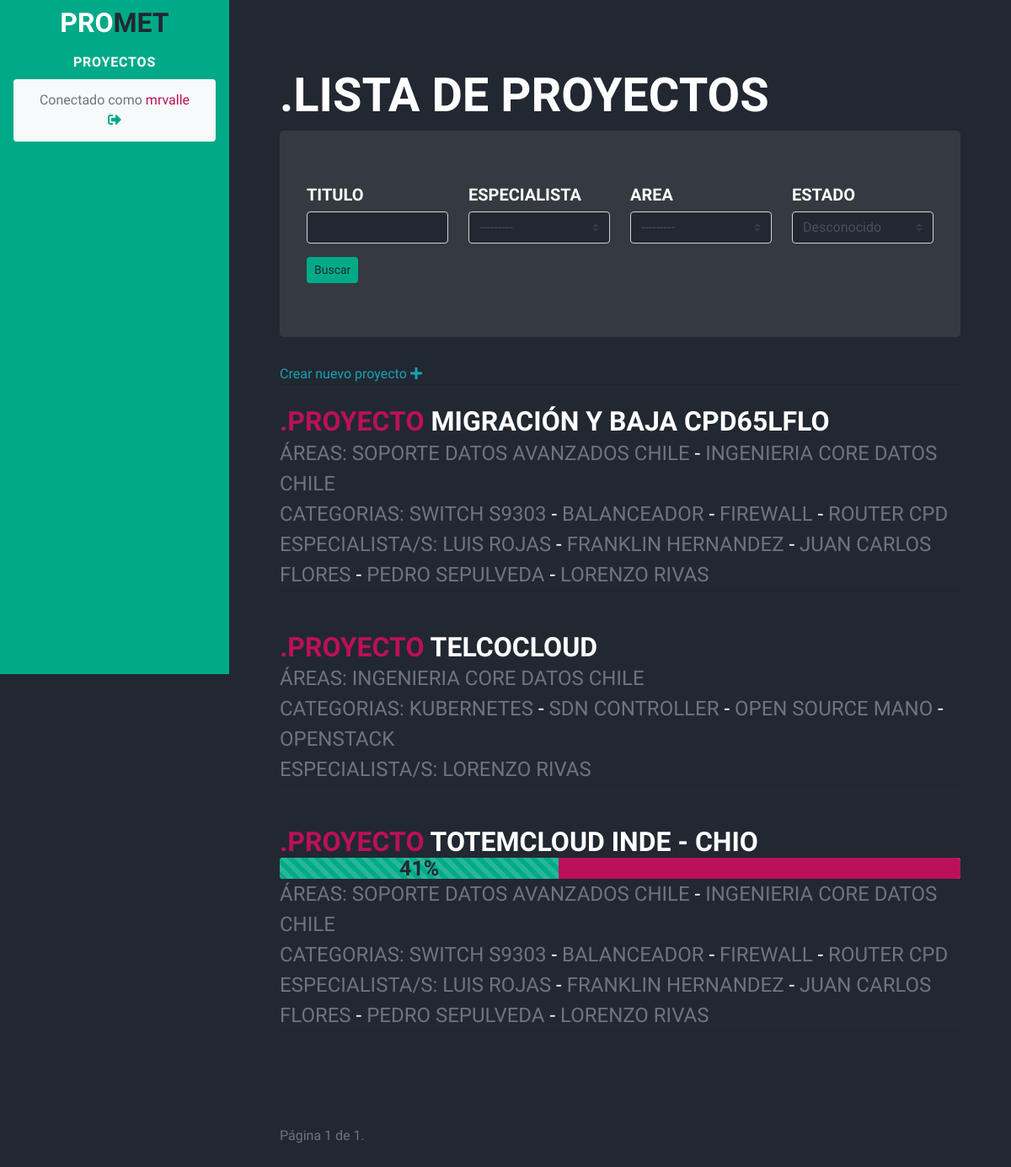
Screenshot of / (signed in) with the database file from the repository.
### application/cmapp/models.py (models this page shows, shortened)
class Collaborator(models.Model):
    user = models.OneToOneField(User, on_delete=models.CASCADE, verbose_name='Nombre')
    country = CountryField(blank_label='(seleccionar país)', verbose_name='País')
    area = models.ForeignKey(Area, on_delete=models.CASCADE, null=True, blank=True)
    def __str__(self):
        return "%s %s" % ( self.user.first_name, self.user.last_name )
    class Meta:
        verbose_name = 'Colaborador'
        verbose_name_plural = 'Colaboradores'
        ordering = ['-id']

class Project(models.Model):
    project_title = models.CharField(max_length=200, unique=True, verbose_name='Titulo')
    slug = AutoSlugField(populate_from='project_title', always_update=True, null=True)
    year = models.IntegerField(null=True)
    area = models.ManyToManyField(Area, verbose_name='Area')
    collaborator = models.ManyToManyField(Collaborator, related_name='Colaborador', verbose_name='Colaboradores')
    category = models.ManyToManyField(Category, related_name='Categoria', verbose_name='Categorías')
    resume = HTMLField()
    pub_date = models.DateTimeField(auto_now_add=True)
    planned_date = models.DateField(null=True, verbose_name='Fecha Planificada')
    done_date = models.DateField(null=True, verbose_name='Fecha de termino Real', blank=True)
    state = models.BooleanField(blank=True, null=True, default=False, verbose_name='Terminando?')
    display_milestone = models.BooleanField(blank=True, null=True, default=False, verbose_name='Mostrar Hitos en Template')
    history = HistoricalRecords()
    class Meta:
        verbose_name = 'Proyecto'
        ordering = ['-id']

class Area(models.Model):
    area_title = models.CharField(max_length=255, verbose_name='Area')
    responsable = models.CharField(max_length=255, verbose_name='Lider Area')
    def __str__(self):
        return self.area_title
    class Meta:
        verbose_name = 'Area'
        verbose_name_plural = 'Areas'
        ordering = ['-id']

class Category(models.Model):
    title = models.CharField(max_length=255)
    slug = AutoSlugField(populate_from='title', always_update=True)
    def __str__(self):
        return self.title
    class Meta:
        verbose_name = 'Categoria'
        ordering = ['-id']

### application/cmapp/views.py (the view)
# urls.py: path('', projects.as_view(), name = 'projects'),
class projects(ListFilteredMixin, ListView):
    model = Project
    template_name = 'project_list.html'
    ordering = ['project_title']
    paginate_by = 10
    filter_set = ProjectFilter
    queryset = Project.objects.annotate(
        todo_done=Round(Count('todo', filter=Q(todo__state=True)) * 100.0 / NullIf(Count('todo'), 0)),
        todo_left=Round(Count('todo', filter=Q(todo__state=False)) * 100.0 / NullIf(Count('todo'), 0)),
    )

### application/cmapp/views.py (called while the page is built)
    def get_filter_set(self):
        if self.filter_set:
            return self.filter_set
        else:
            raise ImproperlyConfigured(
                "ListFilterMixin requires either a definition of "
                "'filter_set' or an implementation of 'get_filter()'")

    def get_filter_set_kwargs(self):
        return {
            'data': self.request.GET,
            'queryset': self.get_base_queryset(),
        }

    def get_base_queryset(self):
        return super(ListFilteredMixin, self).get_queryset()

    def get_constructed_filter(self):
        if getattr(self, 'constructed_filter', None):
            return self.constructed_filter
        else:
            f = self.get_filter_set()(**self.get_filter_set_kwargs())
            self.constructed_filter = f
            return f

    def get_queryset(self):
        return self.get_constructed_filter().qs

    def get_context_data(self, **kwargs):
        kwargs.update({'filter': self.get_constructed_filter()})
        return super(ListFilteredMixin, self).get_context_data(**kwargs)

### application/cmapp/templates/project_list.html (shortened to what this page needs)
{% extends 'base_template.html' %}
{% load humanize %}
{% load widget_tweaks %}
{% load my_tags %}
{% block title %}
<section class="resume-section" id="about">
  <div class="resume-section-content">
    <h2 style="margin-top: 0">.Lista de Proyectos</h2>
      <div class="jumbotron bg-dark">
      <form method="get">
        <div class="well">
          <div class="row">
            <div class="form-group col-sm-4 col-md-3">
              <h5>Titulo</h5>
              {% render_field filter.form.project_title class="form-control" %}
            </div>
            <div class="form-group col-sm-4 col-md-3">
              <h5>Especialista</h5>
              <select class="custom-select mr-sm-2" name="collaborator" id="id_collaborator">
                {% for collaborator in filter.form.collaborator %}
                  <label class="checkbox-inline" value="{{ collaborator.tag }}">
                    {{ collaborator.tag }} {{ collaborator.choice_label }}
                  </label>
                {% endfor %}
              </select>
            </div>
            <div class="form-group col-sm-4 col-md-3">
              <h5>Area</h5>
              <select class="custom-select mr-sm-2" name="area" id="id_area">
                  <label class="checkbox-inline">
                    <option value="">---------</option> ---------
                  </label>
              </select>
            </div>
            <div class="form-group col-sm-4 col-md-3">
              <h5>Estado</h5>
              <select class="custom-select mr-sm-2" name="state" id="id_state">
                {% for state in filter.form.state %}
                  <label class="checkbox-inline">
                    {{ state.tag }} {{ state.choice_label }}
                  </label>
                {% endfor %}
              </select>
            </div>
          </div>
          <button type="submit" class="btn btn-primary btn-sm">
             Buscar
          </button>
        </div>
      </form>
      </div>
      <a class="text-info" href="{% url 'admin:cmapp_project_add' %}" target="_blank"> Crear nuevo proyecto <i class="fa fa-plus"></i></a>
      <hr class="m-0" />
      <br>
    {% for project in object_list %}
    <a href="{% url 'project:projectdetail' project.slug %}">
      <h3 class="mb-0">
        <span style="color:#bb105a">.Proyecto
        </span>{{ project.project_title }}
        {% if project.todo_done == None %}
        {% else %}
          <div class="progress">
              {% if project.todo_done == 100 %}
              <div class="progress-bar progress-bar-striped progress-bar-animated massive-font"
                   role="progressbar" style="width: 100%" aria-valuenow="100" aria-valuemin="0"
                   aria-valuemax="100">
                  Proyecto completado
              </div>
              {% else %}
              <div class="progress-bar progress-bar-striped progress-bar-animated massive-font"
                   role="progressbar" style="width: {{project.todo_done|floatformat:0|intcomma}}%"
                   aria-valuenow="{{project.todo_done|floatformat:0|intcomma}}" aria-valuemin="0"
                   aria-valuemax="100">
                  {{ project.todo_done|floatformat:0|intcomma}}%
              </div>
              {% endif %}
              <div class="progress-bar massive-font bgr-lef" role="progressbar"
                   style="width: {{project.todo_left|floatformat:0|intcomma}}%"
                   aria-valuenow="{{project.todo_left|floatformat:0|intcomma}}" aria-valuemin="0"
                   aria-valuemax="100">
              </div>
          </div>
        {% endif %}
      </h3>
    </a>
    <div class="subheading mb-5">
      Áreas:
      {% for area in project.area.all %}
      {% if not forloop.first %}<span style="color:white"> -</span> {% endif %}
      {{ area }}
      {% endfor %}
      <br>
      Categorias:
      {% for cat in project.category.all %}
      {% if not forloop.first %}<span style="color:white"> -</span> {% endif %}
      {{ cat }}
      {% endfor %}
      <br>
      Especialista/s:
      {% for collaborator in project.collaborator.all %}
      {% if not forloop.first %}<span style="color:white"> -</span> {% endif %}
      {{ collaborator }}
      {% endfor %}
<hr class="m-0 text-light" />
    </div>
    {% endfor %}
    <nav aria-label="Page navigation example">
  <ul class="pagination">
    <br>
    <br>
    </ul>
      Página {{ page_obj.number }} de {{ page_obj.paginator.num_pages }}.
</nav>
  </div>
</section>
{% endblock %}

### application/cmapp/templates/base_template.html (shortened to what this page needs)
{% load static %}
{% url 'project:projects' as projects %}
<!DOCTYPE html>
<html lang="en">
<head>
  <link rel="stylesheet" href="https://cdnjs.cloudflare.com/ajax/libs/font-awesome/5.15.1/css/fontawesome.min.css">
  <link href="{% static 'resume/css/styles2.css' %}" rel="stylesheet" />
</head>
<body id="page-top">
  <div class="container">
    <nav class="navbar navbar-expand-lg navbar-dark bg-primary fixed-top" id="sideNav">
      <h3>
        <a href="{% url 'project:projects' %}" style="color:white">PRO<span class="text-white">MET</span></a>
      </h3>
      {% block nav %}
      <div class="collapse navbar-collapse" id="navbarSupportedContent">
        <ul class="navbar-nav">
          {% block ul %}
          <li class="nav-item"><a class="nav-link js-scroll-trigger {% if request.path == projects %} active{% endif %}" href="{% url 'project:projects' %}">Proyectos</a></li>
          {% endblock %}
          {% if user.is_authenticated %}
          <li class="nav-item">
            <div class="alert bg-light" role="alert">
              Conectado como <span style="color:#bb105a">{{ user.username }}</span>
              <a href="{% url 'logout' %}"><i class="fa fa-sign-out-alt"></i></a>
            </div>
          </li>
          {% else %}
          <li class="nav-item"><a class="nav-link js-scroll-trigger active" href="{% url 'login' %}"><i class="fa fa-sign-in-alt"></i> Iniciar Sesión</a></li>
          {% endif %}
        </ul>
      </div>
      {% endblock %}
    </nav>
    <div class="container-fluid p-0">
      {% block title %}{% endblock %}
    </div>
  </div>
</body>
</html>

### application/cmapp/templates/base_template.html (style rules this page uses)
.progress { height: 25px; }
.massive-font { font-size: 25px; }
.bgr-lef { background-color: #bb105a; color: white; }

### rows the page displays
Collaborator: collaborator "---------"
Project: project_title "MIGRACIÓN Y BAJA CPD65LFLO"
Area: area_title "SOPORTE DATOS AVANZADOS CHILE"
Area: area_title "INGENIERIA CORE DATOS CHILE"
Category: title "SWITCH S9303"
Category: title "BALANCEADOR"
Category: title "FIREWALL"
Category: title "ROUTER CPD"
Collaborator: user.last_name "LUIS ROJAS"
Collaborator: user.last_name "FRANKLIN HERNANDEZ"
Collaborator: user.last_name "JUAN CARLOS FLORES"
Collaborator: user.last_name "PEDRO SEPULVEDA"
Collaborator: user.last_name "LORENZO RIVAS"
Project: project_title "TELCOCLOUD"
Category: title "KUBERNETES"
Category: title "SDN CONTROLLER"
Category: title "OPEN SOURCE MANO"
Category: title "OPENSTACK"
Project: project_title "TOTEMCLOUD INDE - CHIO", todo_done "41", {{ project.todo_left|floatformat:0|intcomma }} 59 (drawn)

### other values shown
{{ user.username }} "mrvalle"
{{ page_obj.number }} "1"
{{ page_obj.paginator.num_pages }} "1"
form field state "Desconocido"
